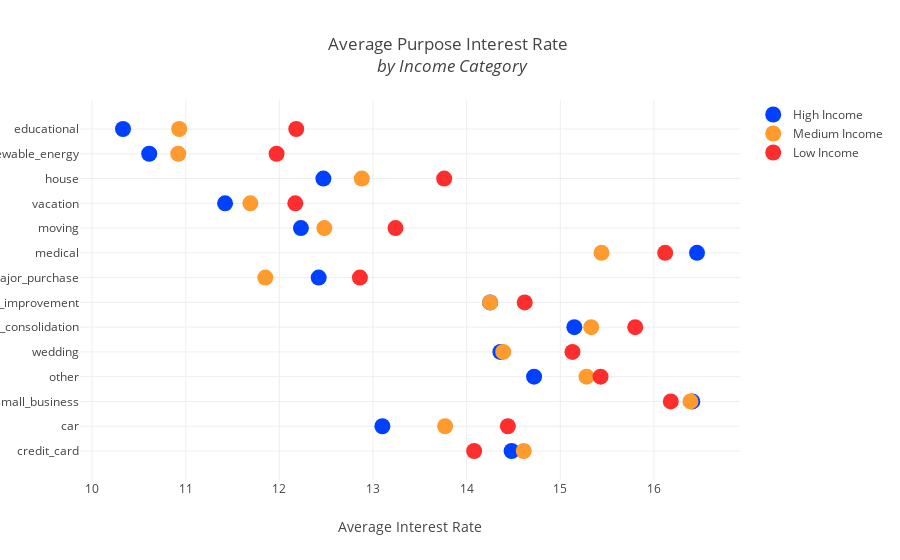

The cell this chart's notebook holds for it:
### Code cell
# Work on a plot to explain better the correlations between the different columns in final_df dataframe.
# We will do a Subplot in Plotly with 

import plotly.plotly as py
import plotly.graph_objs as go

# Labels
purpose_labels = df['purpose'].unique()

# Average Interest Rate Dot Plots # 1st Subplot
high_income = final_df['interest_rate'].loc[final_df['income_category'] == 'High'].values.tolist()
medium_income = final_df['interest_rate'].loc[final_df['income_category'] == 'Medium'].values.tolist()
low_income = final_df['interest_rate'].loc[final_df['income_category'] == 'Low'].values.tolist()

high_lst = ['%.2f' % val for val in high_income]
med_lst = ['%.2f' % val for val in medium_income]
low_lst = ['%.2f' % val for val in low_income]



trace1 = {"x": high_lst,
          "y": purpose_labels,
          "marker": {"color": "#0040FF", "size": 16},
          "mode": "markers",
          "name": "High Income",
          "type": "scatter"
}

trace2 = {"x": med_lst,
          "y": purpose_labels,
          "marker": {"color": "#FE9A2E", "size": 16},
          "mode": "markers",
          "name": "Medium Income",
          "type": "scatter",
}

trace3 = {"x": low_lst,
          "y": purpose_labels,
          "marker": {"color": "#FE2E2E", "size": 16},
          "mode": "markers",
          "name": "Low Income",
          "type": "scatter",
}




data = [trace1, trace2, trace3]
layout = {"title": "Average Purpose Interest Rate <br> <i> by Income Category </i> ",
          "xaxis": {"title": "Average Interest Rate", },
          "yaxis": {"title": ""}}

fig = go.Figure(data=data, layout=layout)
iplot(fig)

### Figure 1 — Plotly figure (JSON) as saved in the notebook; plotly's stock layout.template omitted (floating-point values rounded to 4 significant figures)
{"data": [{"marker": {"color": "#0040FF", "size": 16}, "mode": "markers", "name": "High Income", "type": "scatter", "uid": "6d9a1934-6ac8-4fad-bdfe-8e445cb33283", "x": ["14.48", "13.10", "16.41", "14.72", "14.36", "15.15", "14.25", "12.42", "16.46", "12.23", "11.42", "12.47", "10.61", "10.33"], "y": ["credit_card", "car", "small_business", "other", "wedding", "debt_consolidation", "home_improvement", "major_purchase", "medical", "moving", "vacation", "house", "renewable_energy", "educational"]}, {"marker": {"color": "#FE9A2E", "size": 16}, "mode": "markers", "name": "Medium Income", "type": "scatter", "uid": "209864d0-db86-434b-b1c8-5a026e883fa2", "x": ["14.61", "13.77", "16.39", "15.28", "14.39", "15.33", "14.25", "11.85", "15.44", "12.48", "11.69", "12.88", "10.92", "10.93"], "y": ["credit_card", "car", "small_business", "other", "wedding", "debt_consolidation", "home_improvement", "major_purchase", "medical", "moving", "vacation", "house", "renewable_energy", "educational"]}, {"marker": {"color": "#FE2E2E", "size": 16}, "mode": "markers", "name": "Low Income", "type": "scatter", "uid": "b339d2be-1551-47d1-9b36-e42f70cfaa6f", "x": ["14.08", "14.44", "16.18", "15.43", "15.13", "15.80", "14.62", "12.86", "16.12", "13.24", "12.17", "13.76", "11.97", "12.18"], "y": ["credit_card", "car", "small_business", "other", "wedding", "debt_consolidation", "home_improvement", "major_purchase", "medical", "moving", "vacation", "house", "renewable_energy", "educational"]}], "layout": {"title": {"text": "Average Purpose Interest Rate <br> <i> by Income Category </i> "}, "xaxis": {"title": {"text": "Average Interest Rate"}}, "yaxis": {"title": {"text": ""}}}}
